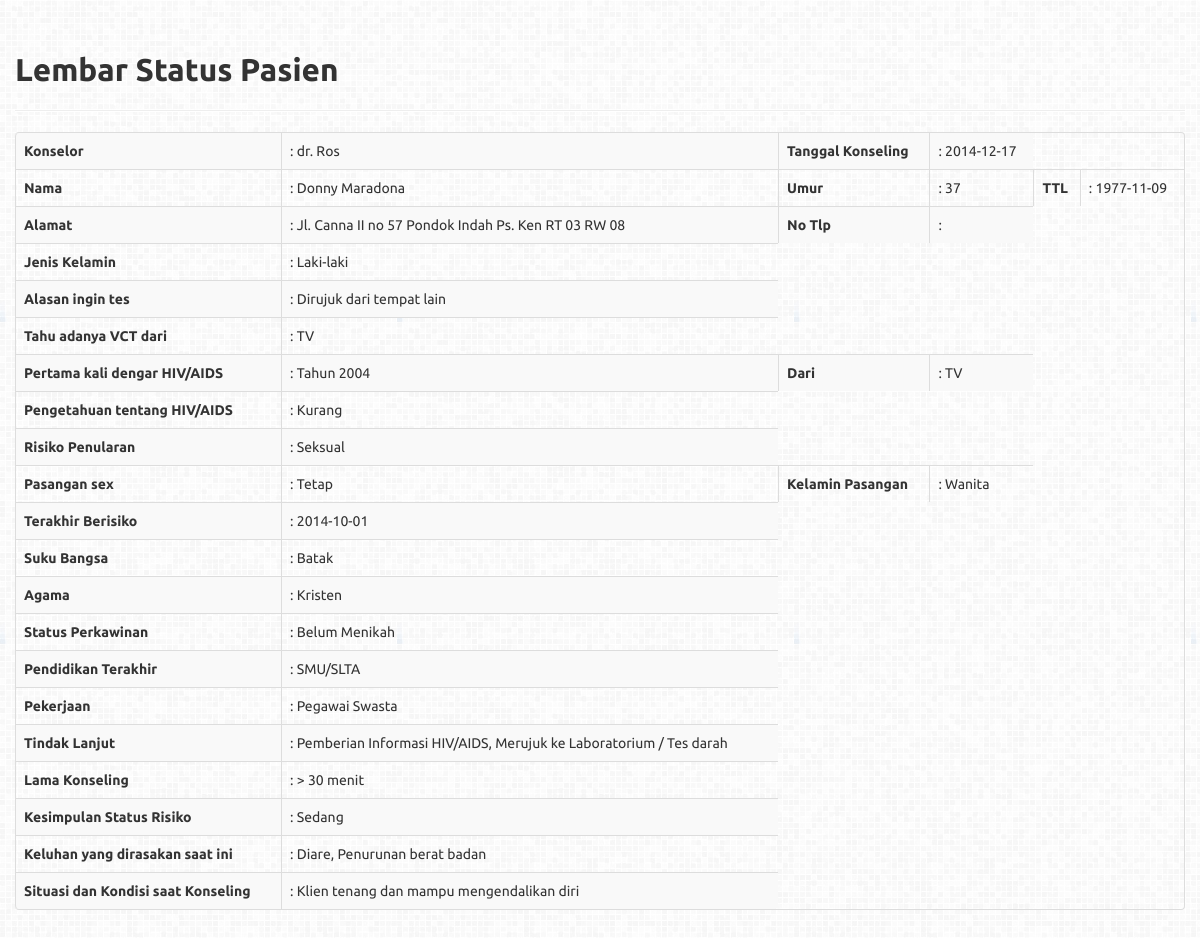
Screenshot of /user/view_lsp.php?id_pasien=2 with the database file from the repository.
### tables this page shows
CREATE TABLE IF NOT EXISTS `data_pasien` (
  `id_pasien` int(11) NOT NULL AUTO_INCREMENT,
  `kode_klien` varchar(20) NOT NULL,
  `nama_pasien` varchar(99) NOT NULL,
  `umur_pasien` int(3) NOT NULL,
  `ttl_pasien` varchar(20) NOT NULL,
  `alamat_pasien` varchar(100) NOT NULL,
  `notelp_pasien` varchar(99) NOT NULL,
  `konselor_pasien` varchar(99) NOT NULL,
  `tgl_konseling` varchar(20) NOT NULL,
  `kelamin_pasien` varchar(99) NOT NULL,
  `alasan_tes` varchar(99) NOT NULL,
  `tahu_vct` varchar(99) NOT NULL,
  `dengar_hiv` varchar(99) NOT NULL,
  `dengar_dari` varchar(10) NOT NULL,
  `pengetahuan_hiv` varchar(99) NOT NULL,
  `risk_penularan` varchar(99) NOT NULL,
  `pasangan_sex` varchar(99) NOT NULL,
  `status_perkawinan` varchar(99) NOT NULL,
  `kelamin_pasangan` varchar(99) NOT NULL,
  `terakhir_risk` varchar(20) NOT NULL,
  `suku_bangsa` varchar(99) NOT NULL,
  `agama_pasien` varchar(99) NOT NULL,
  `pendidikan_terakhir` varchar(99) NOT NULL,
  `pekerjaan_pasien` varchar(99) NOT NULL,
  `tindak_lanjut` varchar(99) NOT NULL,
  `lama_konseling` varchar(99) NOT NULL,
  `status_risk` varchar(99) NOT NULL,
  `keluhan_pasien` varchar(99) NOT NULL,
  `situasi_konseling` varchar(99) NOT NULL,
  `punya_pasangan` varchar(99) NOT NULL,
  `status_pasangan` varchar(99) NOT NULL,
  `tanggal_tesdarah` varchar(20) NOT NULL,
  `indikasi_pasangan_ims` varchar(99) NOT NULL,
  `terapi_rujukan_ims` varchar(99) NOT NULL,
  `gejala_tb` varchar(99) NOT NULL,
  `terapi_rujukan_tb` varchar(99) NOT NULL,
  `pajanan_tpt_kerja` varchar(99) NOT NULL,
  `tgl_pajanan` varchar(20) NOT NULL,
  `jend_pajanan` varchar(99) NOT NULL,
  `tato_luka` varchar(99) NOT NULL,
  `tgl_tato` varchar(20) NOT NULL,
  `jend_tato` varchar(99) NOT NULL,
  `produk_darah` varchar(99) NOT NULL,
  `tgl_produk_darah` varchar(20) NOT NULL,
  `jend_produk_darah` varchar(99) NOT NULL,
  `seks_vagina` varchar(99) NOT NULL,
  `tgl_vagina` varchar(20) NOT NULL,
  `jend_vagina` varchar(99) NOT NULL,
  `seks_oral` varchar(99) NOT NULL,
  `tgl_oral` varchar(20) NOT NULL,
  `jend_oral` varchar(99) NOT NULL,
  `seks_anal` varchar(99) NOT NULL,
  `tgl_anal` varchar(20) NOT NULL,
  `jend_anal` varchar(99) NOT NULL,
  `ganti_suntik` varchar(99) NOT NULL,
  `tgl_suntik` varchar(20) NOT NULL,
  `jend_suntik` varchar(99) NOT NULL,
  `risk_odha` varchar(99) NOT NULL,
  `pasien_hamil` varchar(99) NOT NULL,
  `tahap_hamil` varchar(99) NOT NULL,
  `kontrasepsi_teratur` varchar(99) NOT NULL,
  `perlu_tes` varchar(99) NOT NULL,
  `tesulang_jend` varchar(99) NOT NULL,
  `tgl_tes_pertama` varchar(20) NOT NULL,
  `tgl_tes_ulang` varchar(20) NOT NULL,
  PRIMARY KEY (`id_pasien`)
);

### user/view_lsp.php (the view, shortened to what this page needs)
 <?php
include '../template/header.php';
?>
<div class="container">
				<h2>Lembar Status Pasien</h2>
	<hr />
<table class="table table-bordered table-striped">
    <?php
    	$id_pasien = $_GET['id_pasien'];
        $query="SELECT * FROM data_pasien where id_pasien='".$id_pasien."'";
        $result=mysql_query($query) or die(mysql_error());
        while($rows=mysql_fetch_array($result)){
    ?>
    <tr>
    <td><b>Konselor</b></td>
    <td><?php echo ":"." ".$rows['konselor_pasien']; ?></td>
    <td><b>Tanggal Konseling</b></td>
    <td><?php echo ":"." ".$rows['tgl_konseling']; ?></td>
  </tr>
  <tr>
    <td><b>Nama</b></td>
    <td><?php echo ":"." ".$rows['nama_pasien']; ?></td>
    <td><b>Umur</b></td>
    <td><?php echo ":"." ".$rows['umur_pasien']; ?></td>
    <td><b>TTL</b></td>
    <td><?php echo ":"." ".$rows['ttl_pasien']; ?></td>
  </tr>
  <tr>
    <td><b>Alamat</b></td>
    <td><?php echo ":"." ".$rows['alamat_pasien']; ?></td>
    <td><b>No Tlp</b></td>
    <td><?php echo ":"." ".$rows['notelp_pasien']; ?></td>
  </tr>
  <tr>
    <td><b>Jenis Kelamin</b></td>
    <td><?php echo ":"." ".$rows['kelamin_pasien']; ?></td>
  </tr>
  <tr>
    <td><b>Alasan ingin tes</b></td>
    <td><?php echo ":"." ".$rows['alasan_tes']; ?></td>
  </tr>
  <tr>
    <td><b>Tahu adanya VCT dari</b></td>
    <td><?php echo ":"." ".$rows['tahu_vct']; ?></td>
  </tr>
  <tr>
    <td><b>Pertama kali dengar HIV/AIDS</b></td>
    <td><?php echo ":"." "."Tahun"." ".$rows['dengar_hiv']; ?></td>
    <td><b>Dari</b></td>
    <td><?php echo ":"." ".$rows['dengar_dari']; ?></td>
  </tr>
  <tr>
    <td><b>Pengetahuan tentang HIV/AIDS</b></td>
    <td><?php echo ":"." ".$rows['pengetahuan_hiv']; ?></td>
  </tr>
  <tr>
    <td><b>Risiko Penularan</b></td>
    <td><?php echo ":"." ".$rows['risk_penularan']; ?></td>
  </tr>
  <tr>
    <td><b>Pasangan sex</b></td>
    <td><?php echo ":"." ".$rows['pasangan_sex']; ?></td>
    <td><b>Kelamin Pasangan</b></td>
    <td><?php echo ":"." ".$rows['kelamin_pasangan']; ?></td>
  </tr>
  <tr>
    <td><b>Terakhir Berisiko</b></td>
    <td><?php echo ":"." ".$rows['terakhir_risk']; ?></td>
  </tr>
  <tr>
    <td><b>Suku Bangsa</b></td>
    <td><?php echo ":"." ".$rows['suku_bangsa']; ?></td>
  </tr>
  <tr>
    <td><b>Agama</b></td>
    <td><?php echo ":"." ".$rows['agama_pasien']; ?></td>
  </tr>
  <tr>
    <td><b>Status Perkawinan</b></td>
    <td><?php echo ":"." ".$rows['status_perkawinan']; ?></td>
  </tr>
  <tr>
    <td><b>Pendidikan Terakhir</b></td>
    <td><?php echo ":"." ".$rows['pendidikan_terakhir']; ?></td>
  </tr>
  <tr>
    <td><b>Pekerjaan</b></td>
    <td><?php echo ":"." ".$rows['pekerjaan_pasien']; ?></td>
  </tr>
  <tr>
    <td><b>Tindak Lanjut</b></td>
    <td><?php echo ":"." ".$rows['tindak_lanjut']; ?></td>
  </tr>
  <tr>
    <td><b>Lama Konseling</b></td>
    <td><?php echo ":"." ".$rows['lama_konseling']; ?></td>
  </tr>
  <tr>
    <td><b>Kesimpulan Status Risiko</b></td>
    <td><?php echo ":"." ".$rows['status_risk']; ?></td>
  </tr>
  <tr>
    <td><b>Keluhan yang dirasakan saat ini</b></td>
    <td><?php echo ":"." ".$rows['keluhan_pasien']; ?></td>
  </tr>
  <tr>
    <td><b>Situasi dan Kondisi saat Konseling</b></td>
    <td><?php echo ":"." ".$rows['situasi_konseling']; ?></td>
  </tr>
  <?php
	}
	?>
</table>
</div>

### assets/css/docs.css (style rules this page uses)
body { position: relative; padding-top: 40px; }

### template/header.php (style rules this page uses)
body { padding-top: 60px; padding-bottom: 40px; background: url('../assets/img/grey.png') repeat; }

### rows the page displays
data_pasien: konselor_pasien "dr. Ros", tgl_konseling "2014-12-17", nama_pasien "Donny Maradona", umur_pasien "37", ttl_pasien "1977-11-09", alamat_pasien "Jl. Canna II no 57 Pondok Indah Ps. Ken RT 03 RW 08", kelamin_pasien "Laki-laki", alasan_tes "Dirujuk dari tempat lain", tahu_vct "TV", dengar_hiv "2004", dengar_dari "TV", pengetahuan_hiv "Kurang", risk_penularan "Seksual", pasangan_sex "Tetap", kelamin_pasangan "Wanita", terakhir_risk "2014-10-01", suku_bangsa "Batak", agama_pasien "Kristen", status_perkawinan "Belum Menikah", pendidikan_terakhir "SMU/SLTA", pekerjaan_pasien "Pegawai Swasta", tindak_lanjut "Pemberian Informasi HIV/AIDS, Merujuk ke Laboratorium / Tes darah", lama_konseling "> 30 menit", status_risk "Sedang", keluhan_pasien "Diare, Penurunan berat badan", situasi_konseling "Klien tenang dan mampu mengendalikan diri"
